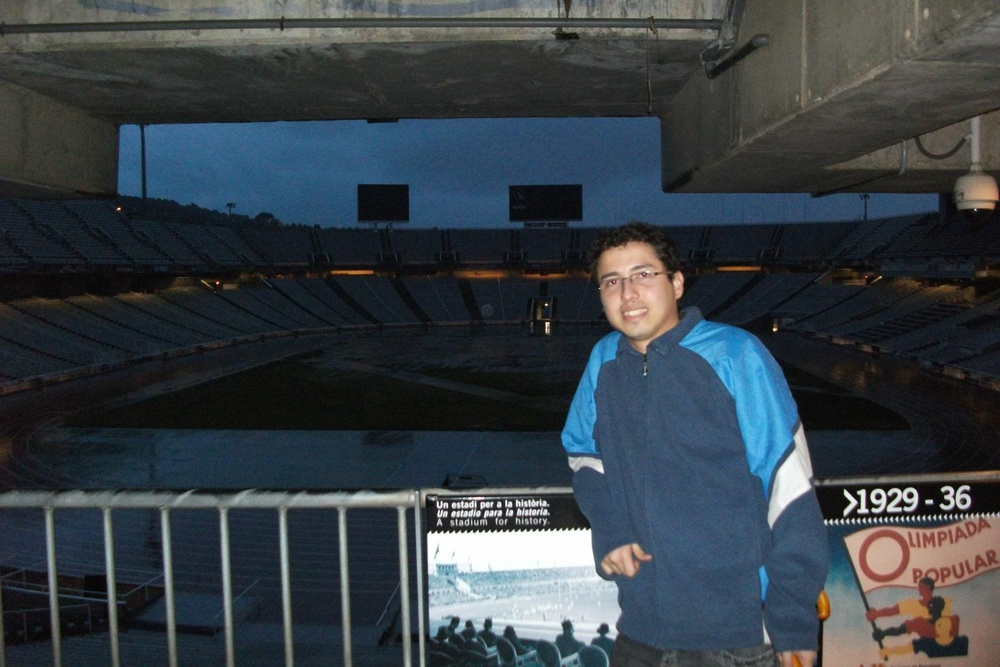
#> input picture Aula 17/imagem/barcelona.jpg, 1000 x 667 px, shrunk from 2048 x 1365 before the run
$ jupyter execute arquivo1.ipynb   (shell and % lines are left out)
#> lines starting #> are read from the running program, lines starting #| are printed output that depends on the picture; after the words box and inside, x2 and y2 are one past the last pixel; in counts of white or black regions, pixels touching at a corner belong together
[cell 1]
import cv2
import numpy as np
import matplotlib.pyplot as plt

[cell 2]
imagem = cv2.imread('imagem/barcelona.jpg')
#> imagem is the input picture: shape (667, 1000, 3); mean B, G, R 69.9, 63.7, 55.4
#imagem = cv2.cvtColor(imagem, cv2.COLOR_BGR2GRAY)

[cell 3]
def display(imagem):
    figura = plt.figure(figsize=(10,8))
    ax = figura.add_subplot(111)
    nova_imagem = cv2.cvtColor(imagem,cv2.COLOR_BGR2RGB)
    ax.imshow(nova_imagem)
    plt.show()

[cell 4]
display(imagem)

[cell 5]
face_cascade = cv2.CascadeClassifier('data/haarcascades/haarcascade_frontalface_default.xml')

[cell 6]
def detecta_face(imagem):
    imagem_face = imagem.copy()

    retangulo_face = face_cascade.detectMultiScale(imagem_face, scaleFactor = 1.2, minNeighbors = 5)
#> retangulo_face = [[587, 245, 87, 87]]

    for (x,y,w,h) in retangulo_face:
        cv2.rectangle(imagem_face,(x,y),(x+w,y+h), (0,0,255),10)
#> this loop made 1 pass
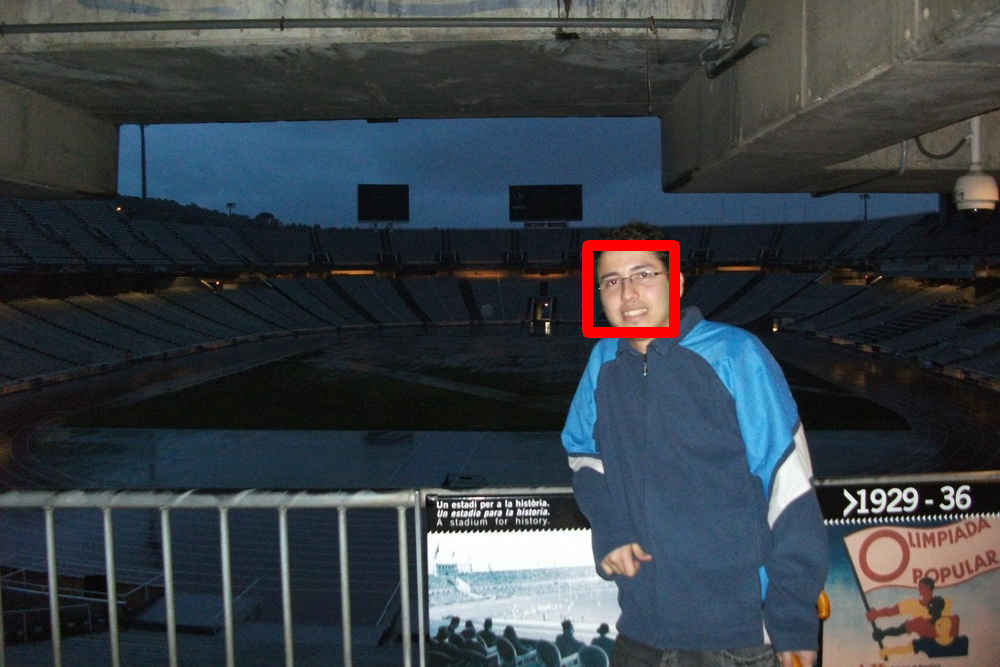
#> imagem_face: shape (667, 1000, 3); 0.57% of pixels changed, all inside (x1, y1, x2, y2) = (582, 240, 680, 338)
    return imagem_face

[cell 7]
resultado = detecta_face(imagem)

[cell 8]
display(resultado)

[cell 9]
def detecta_e_borra_face(imagem):
    imagem_face = imagem.copy()

    # Detectando as faces na imagem
    retangulo_face = face_cascade.detectMultiScale(imagem_face, scaleFactor=1.2, minNeighbors=5)
#> retangulo_face = [[587, 245, 87, 87]]

    print(len(retangulo_face))
#| 1

    if len(retangulo_face) == 0:
        print("Nenhuma face detectada.")
        return imagem_face  # Retorne a imagem original se nenhuma face for detectada

    # Para cada face detectada, borramos a área da face
    for (x, y, w, h) in retangulo_face:
        # Recortando a região da face
        roi = imagem_face[y:y+h, x:x+w]

        # Aplicando o desfoque na região da face
        roi_borrada = cv2.medianBlur(roi, 13)

        # Substituindo a face original pela face borrada na imagem
        imagem_face[y:y+h, x:x+w] = roi_borrada
#> this loop made 1 pass
#> pass 1, in detecta_e_borra_face, `roi = imagem_face[y:y+h, x:x+w]`:
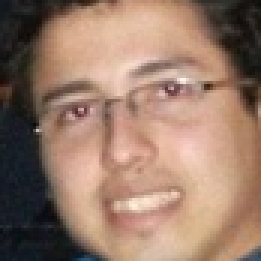
#> roi: shape (87, 87, 3) (shown 3 times larger); mean B, G, R 105.5, 122.6, 152.6
#> pass 1, in detecta_e_borra_face, `roi_borrada = cv2.medianBlur(roi, 13)`:
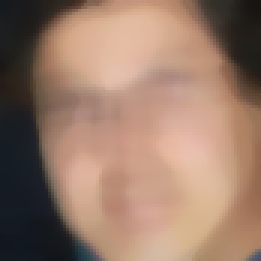
#> roi_borrada: shape (87, 87, 3) (shown 3 times larger); mean B, G, R 105.2, 122.8, 153
#> after the loop:
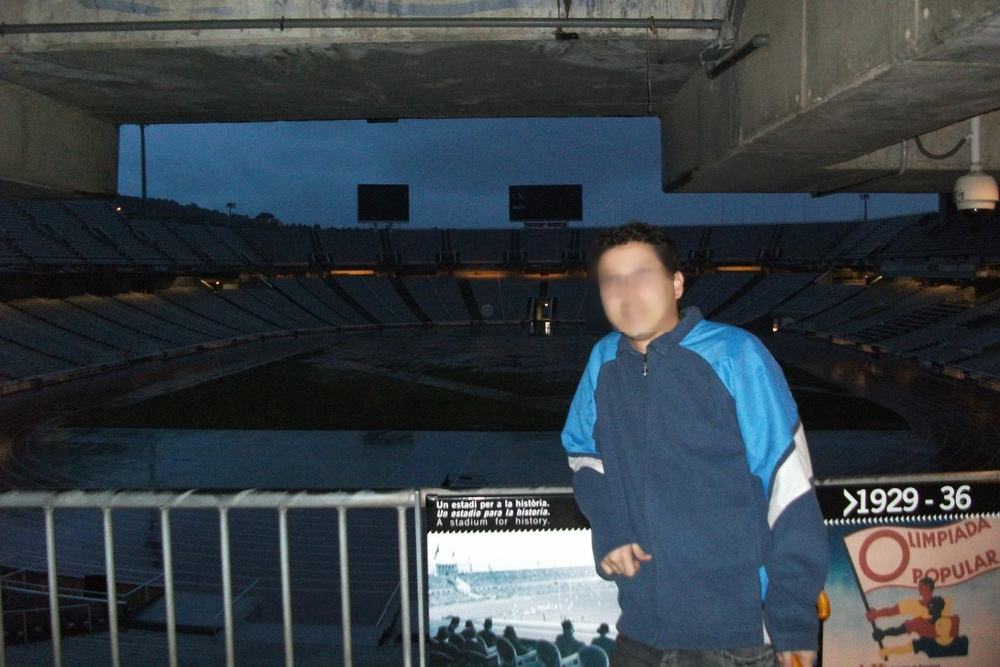
#> imagem_face: shape (667, 1000, 3); 1.13% of pixels changed, all inside (x1, y1, x2, y2) = (587, 245, 674, 332)

    return imagem_face

[cell 10]
resultado = detecta_e_borra_face(imagem)

[cell 11]
display(resultado)

$ run again, with Aula 17/imagem/turma.jpg copied over Aula 17/imagem/barcelona.jpg
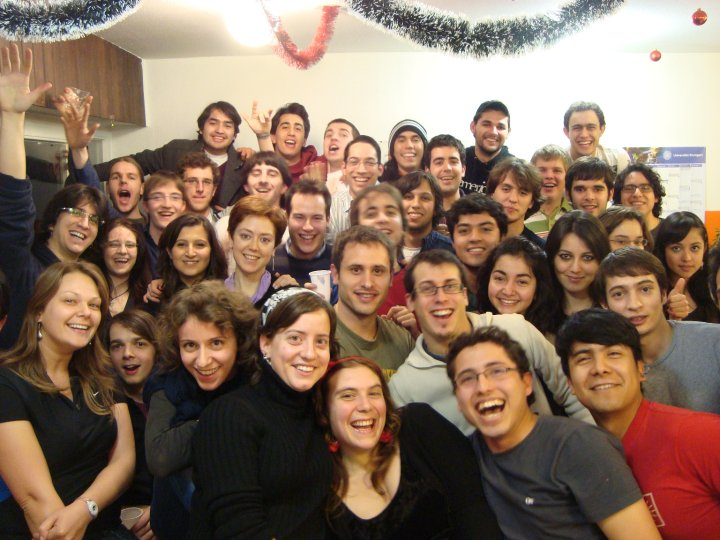
#> input picture Aula 17/imagem/turma.jpg, 720 x 540 px
#> imagem is the input picture: shape (540, 720, 3); mean B, G, R 95.3, 112.5, 135.9
#> in detecta_face, `retangulo_face = face_cascade.detectMultiScale(imagem_face, scaleFacto..`: retangulo_face = 35 rows, first 6: [391, 125, 37, 37], [275, 113, 34, 34], [203, 111, 35, 35], [563, 111, 43, 43], [104, 162, 41, 41], [178, 165, 43, 43]
#> the loop in detecta_face, `for (x,y,w,h) in retangulo_face:` made 35 passes
#> after the loop in detecta_face, `for (x,y,w,h) in retangulo_face:`:
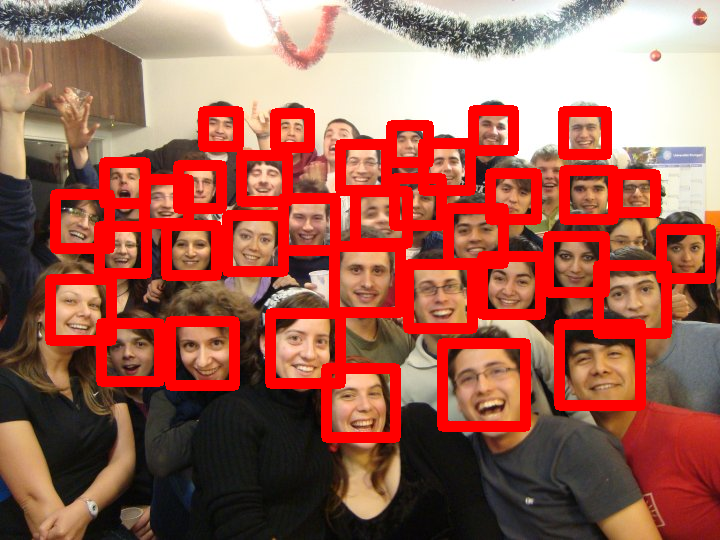
#> imagem_face: shape (540, 720, 3); 18.64% of pixels changed, all inside (x1, y1, x2, y2) = (45, 105, 716, 443)
#| 35
#> the loop in detecta_e_borra_face, `for (x, y, w, h) in retangulo_face:` made 35 passes
#> after the loop in detecta_e_borra_face, `for (x, y, w, h) in retangulo_face:`:
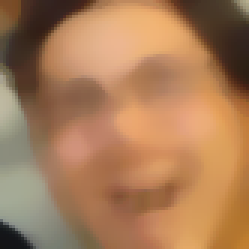
#> roi: shape (83, 83, 3) (shown 3 times larger); mean B, G, R 87.8, 124.2, 168.6
